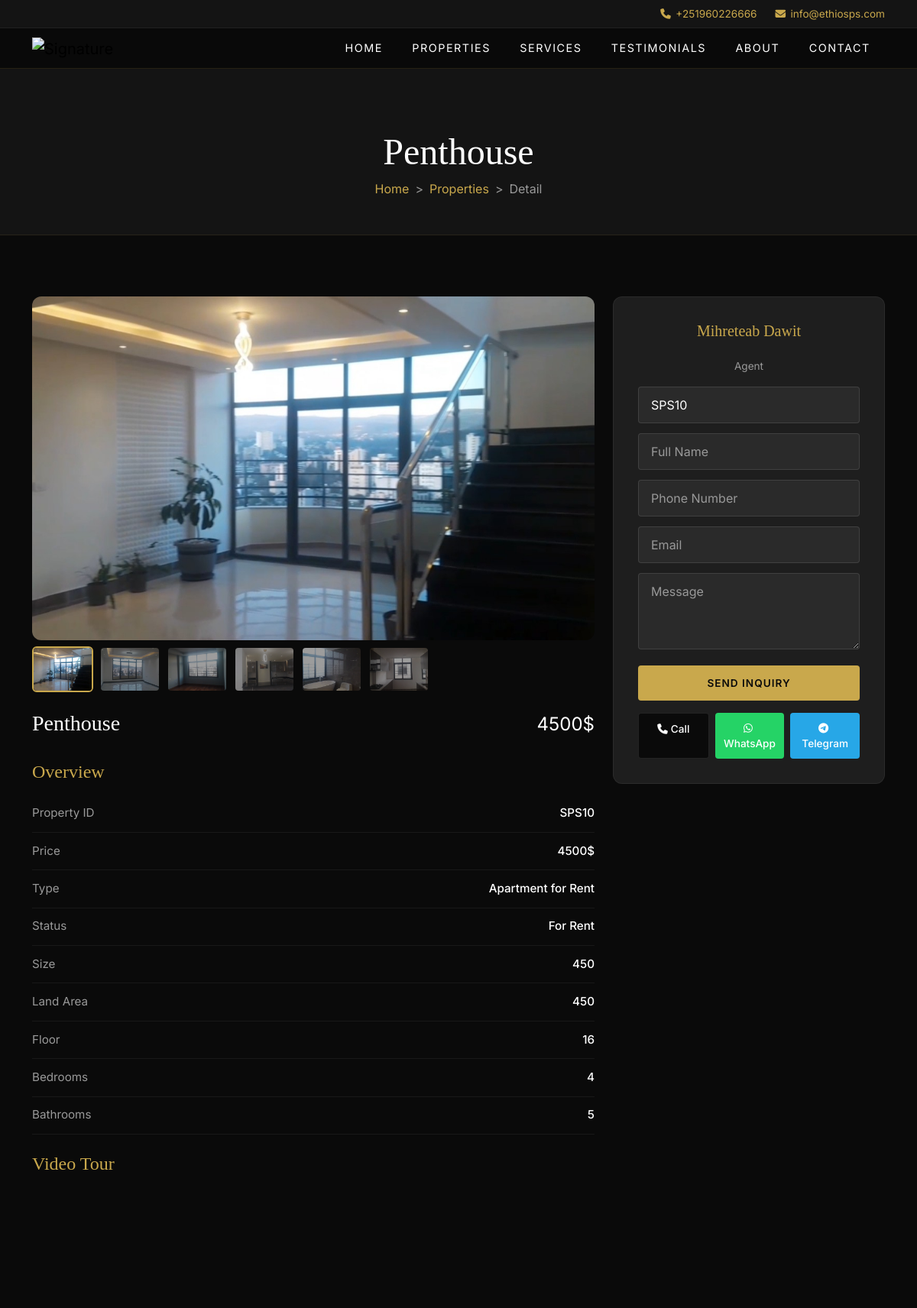
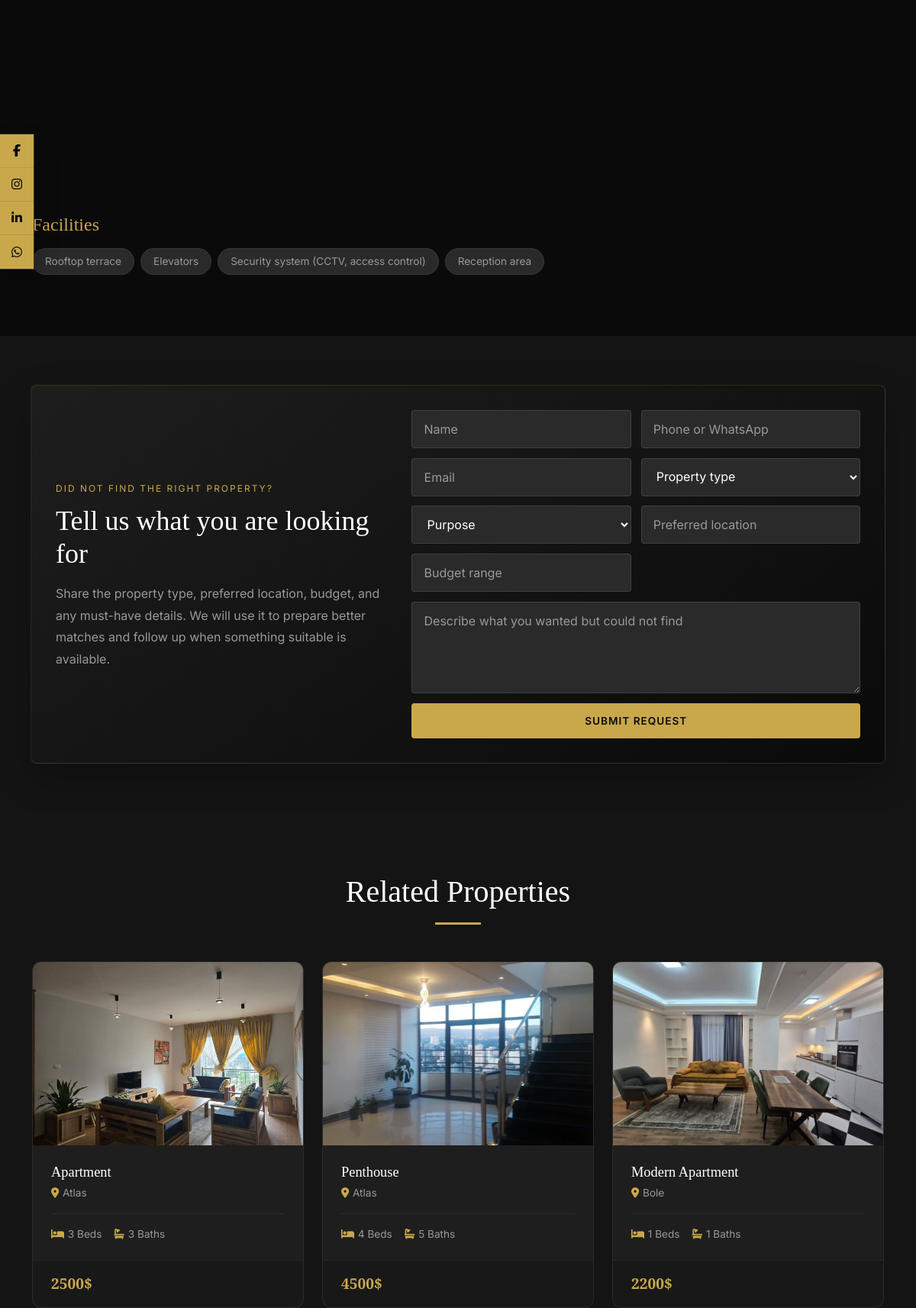
/properties/penthouse (upper part), run on the app's committed database (2 pictures, top to bottom).
### signatureapp/models.py (models this page shows, shortened)
class contact(models.Model):
    google_map=models.CharField(max_length=600, blank=True)
    phone_number=models.CharField(max_length=600, blank=True)
    office_phone=models.CharField(max_length=600, blank=True)
    email=models.CharField(max_length=600, blank=True)
    website=models.CharField(max_length=600, blank=True)
    address=models.CharField(max_length=600, blank=True)
    facebook=models.CharField(max_length=600, blank=True)
    instagram=models.CharField(max_length=600, blank=True)
    linkden=models.CharField(max_length=600, blank=True)
    class Meta:
        verbose_name =("contact")
        verbose_name_plural =("Contact Us")

class propertys(models.Model):
    STATUS= [
        ('For Sale','For Sale'),
        ('For Rent','For Rent'),
    ]
    property_id = models.CharField(max_length=20, unique=True, blank=True, null=True)
    property_title= models.CharField(max_length=600, blank=True)
    slug= models.SlugField(unique=True, null=False)
    price = models.CharField(max_length=100,blank=True)
    price_amount   = models.IntegerField(null=True, blank=True, help_text="Numeric price value, parsed from price text")
    price_currency = models.CharField(max_length=8, blank=True, default='', help_text="ETB, USD, or empty")
    property_types = models.ForeignKey(catagory, on_delete=models.PROTECT)
    agent = models.ForeignKey(egent, on_delete=models.PROTECT,blank=True,null=True )
    facilitie = models.ManyToManyField(facilities )
    property_location= models.CharField(max_length=100,blank=True)
    property_size =models.IntegerField()
    property_area =models.IntegerField()
    property_status = models.CharField(max_length=100, choices=STATUS,default='draft')
    property_floor =models.IntegerField()
    bedrooms= models.CharField(max_length=100,blank=True)
    bathrooms= models.CharField(max_length=100,blank=True)
    furnished= models.CharField(max_length=100,blank=True)
    property_short_discription= models.TextField(blank=True)
    main_image = models.ImageField(upload_to ='products', blank=True)
    slide_1 = models.ImageField(upload_to ='products', blank=True)
    slide_2 = models.ImageField(upload_to ='products', blank=True)
    slide_3 = models.ImageField(upload_to ='products', blank=True)
    slide_4 = models.ImageField(upload_to ='products', blank=True)
    slide_5 = models.ImageField(upload_to ='products', blank=True)
    slide_6 = models.ImageField(upload_to ='products', blank=True)
    video_link=models.URLField(max_length=600, blank=True)
    last_update = models.DateTimeField(auto_now=True)
    class Meta:
        verbose_name =("propertys")
        verbose_name_plural =("Propertys")
    def _property_type_name(self):
        if not self.property_types_id:
            return ""
        return (self.property_types.catagorys or "").lower()
    @staticmethod
    def _has_display_value(value):
        if value is None:
            return False
        text = str(value).strip()
        return bool(text) and text.lower() not in {"0", "no", "none", "n/a", "na"}
    def is_land_listing(self):
        return "land" in self._property_type_name()
    def is_residential_listing(self):
        property_type = self._property_type_name()
        return any(
            keyword in property_type
            for keyword in ("apartment", "house", "villa", "penthouse", "condo")
        )
    def card_specs(self):
        if self.is_land_listing():
            specs = [
                ("fas fa-ruler-combined", "Land Area", self.property_area),
                ("fas fa-expand-arrows-alt", "Size", self.property_size),
            ]
        elif self.is_residential_listing():
            specs = [
                ("fas fa-bed", "Beds", self.bedrooms),
                ("fas fa-bath", "Baths", self.bathrooms),
            ]
        else:
            specs = [
                ("fas fa-expand-arrows-alt", "Size", self.property_size),
                ("fas fa-building", "Floor", self.property_floor),
            ]
        return [
            {"icon": icon, "label": label, "value": value}
            for icon, label, value in specs
            if self._has_display_value(value)
        ]
    def overview_specs(self):
        specs = [
            ("Property ID", self.property_id),
            ("Price", self.price),
            ("Type", self.property_types),
            ("Status", self.property_status),
        ]
        if self.is_land_listing():
            specs.extend([
                ("Land Area", self.property_area),
                ("Size", self.property_size),
            ])
        elif self.is_residential_listing():
            specs.extend([
                ("Size", self.property_size),
                ("Land Area", self.property_area),
                ("Floor", self.property_floor),
                ("Bedrooms", self.bedrooms),
                ("Bathrooms", self.bathrooms),
                ("Furnished", self.furnished),
            ])
        return [
            {"label": label, "value": value}
            for label, value in specs
            if self._has_display_value(value)
        ]

class catagory(models.Model):
    catagorys= models.CharField(max_length=600, blank=True)
    slug= models.SlugField(unique=True, null=False, blank=True)
    icon= models.ImageField(upload_to ='catagory')
    class Meta:
        verbose_name = 'Catagory'
        verbose_name_plural = 'Category'
    def __str__(self):
        return self.catagorys

class facilities(models.Model):
    facilities_name= models.CharField(max_length=600, blank=True)
    slug= models.SlugField(unique=True, null=False, blank=True)
    class Meta:
        verbose_name = 'facilities'
        verbose_name_plural = 'Facilities List'

class egent(models.Model):
    name=models.CharField(max_length=600, blank=True)
    image= models.ImageField(upload_to ='home info', blank=True )
    phone_number=models.CharField(max_length=600, blank=True)
    office_phone=models.CharField(max_length=600, blank=True)
    email=models.CharField(max_length=600, blank=True)
    facebook=models.CharField(max_length=600, blank=True)
    instagram=models.CharField(max_length=600, blank=True)
    linkden=models.CharField(max_length=600, blank=True)
    class Meta:
        verbose_name =("egent")
        verbose_name_plural =("Agent")
        ordering = ["-id"]

### signatureapp/views.py (the view)
# urls.py: path('properties/<slug:slug>', views.properties_detail, name='properties-detail'),
def properties_detail(request, slug):
    pro = propertys.objects.select_related("property_types").get(slug=slug)
    propertyss = propertys.objects.select_related("property_types").all().order_by("-id")[:3]
    contacts = contact.objects.all()
    contactss = contacts.last()
    description = pro.property_short_discription or f"{pro.property_title} in {pro.property_location}. View price, location, and property details from Signature Property Solutions."
    image_url = absolute_url(pro.main_image.url) if pro.main_image else ""
    context = {
        "pro": pro,
        "propertyss": propertyss,
        "contactss": contactss,
        "categories": catagory.objects.all(),
        "seo": build_seo(request, pro.property_title, description, image_url),
        "schema_json": property_schema(pro),
    }
    return render(request, "apartment-single.html", context)

### template/apartment-single.html (shortened to what this page needs)
{% extends 'layouts/master.html' %}
{% block content %}
{% load static %}
<div class="lux-page-header">
  <div class="container">
    <h1>{{ pro.property_title }}</h1>
    <nav aria-label="breadcrumb">
      <ol class="breadcrumb">
        <li class="breadcrumb-item"><a href="{% url 'index' %}">Home</a></li>
        <li class="breadcrumb-item"><a href="{% url 'properties' %}">Properties</a></li>
        <li class="breadcrumb-item active">Detail</li>
      </ol>
    </nav>
  </div>
</div>
<section class="lux-section lux-section-dark">
  <div class="container">
    <div class="row g-4">
      <div class="col-lg-8">
        <div class="lux-gallery mb-4">
          <img id="mainImg" src="{{ pro.main_image.url }}" alt="{{ pro.property_title }}">
          <div class="lux-gallery-thumbs">
            <img src="{{ pro.main_image.url }}" alt="thumb" class="active" onclick="document.getElementById('mainImg').src=this.src; document.querySelectorAll('.lux-gallery-thumbs img').forEach(i=>i.classList.remove('active')); this.classList.add('active');">
            {% if pro.slide_1 %}<img src="{{ pro.slide_1.url }}" alt="thumb" onclick="document.getElementById('mainImg').src=this.src; document.querySelectorAll('.lux-gallery-thumbs img').forEach(i=>i.classList.remove('active')); this.classList.add('active');">{% endif %}
            {% if pro.slide_2 %}<img src="{{ pro.slide_2.url }}" alt="thumb" onclick="document.getElementById('mainImg').src=this.src; document.querySelectorAll('.lux-gallery-thumbs img').forEach(i=>i.classList.remove('active')); this.classList.add('active');">{% endif %}
            {% if pro.slide_3 %}<img src="{{ pro.slide_3.url }}" alt="thumb" onclick="document.getElementById('mainImg').src=this.src; document.querySelectorAll('.lux-gallery-thumbs img').forEach(i=>i.classList.remove('active')); this.classList.add('active');">{% endif %}
            {% if pro.slide_4 %}<img src="{{ pro.slide_4.url }}" alt="thumb" onclick="document.getElementById('mainImg').src=this.src; document.querySelectorAll('.lux-gallery-thumbs img').forEach(i=>i.classList.remove('active')); this.classList.add('active');">{% endif %}
            {% if pro.slide_5 %}<img src="{{ pro.slide_5.url }}" alt="thumb" onclick="document.getElementById('mainImg').src=this.src; document.querySelectorAll('.lux-gallery-thumbs img').forEach(i=>i.classList.remove('active')); this.classList.add('active');">{% endif %}
          </div>
        </div>
        <div class="d-flex justify-content-between align-items-start mb-3">
          <h3>{{ pro.property_title }}</h3>
          <span class="prop-price" style="font-size:1.5rem">{{ pro.price }}</span>
        </div>
        <h4 class="mt-4 mb-3" style="color:var(--gold)">Overview</h4>
        <table class="lux-overview-table">
          {% for spec in pro.overview_specs %}
          <tr><td>{{ spec.label }}</td><td>{{ spec.value }}</td></tr>
          {% endfor %}
        </table>
        {% if pro.video_link %}
        <h4 class="mt-4 mb-3" style="color:var(--gold)">Video Tour</h4>
        <div class="ratio ratio-16x9 mb-4" style="border-radius:12px;overflow:hidden">
          <iframe src="{{ pro.video_link }}" allowfullscreen></iframe>
        </div>
        {% endif %}
        <h4 class="mt-4 mb-3" style="color:var(--gold)">Facilities</h4>
        <div class="lux-facilities">
          {% for f in pro.facilitie.all %}
          <span>{{ f.facilities_name }}</span>
          {% endfor %}
        </div>
      </div>
      <div class="col-lg-4">
        <div class="lux-sidebar">
          {% if pro.agent %}
          <div class="text-center mb-3">
            <h5>{{ pro.agent.name }}</h5>
            <p style="color:var(--gray);font-size:0.85rem">Agent</p>
          </div>
          {% endif %}
          <input type="text" class="form-control" placeholder="Property ID" value="{{ pro.property_id }}">
          <input type="text" class="form-control" placeholder="Full Name">
          <input type="tel" class="form-control" placeholder="Phone Number">
          <input type="email" class="form-control" placeholder="Email">
          <textarea class="form-control" placeholder="Message"></textarea>
          <button class="btn-gold w-100 mt-2">Send Inquiry</button>
          <div class="lux-contact-btn">
            <a href="tel:+251-960-226-666" class="btn-call"><i class="fas fa-phone me-1"></i>Call</a>
            <a href="https://api.whatsapp.com/send?phone=0960226666" class="btn-whatsapp"><i class="fab fa-whatsapp me-1"></i>WhatsApp</a>
            <a href="https://web.telegram.org/k/" class="btn-telegram"><i class="fab fa-telegram me-1"></i>Telegram</a>
          </div>
        </div>
      </div>
    </div>
  </div>
</section>
{% include 'layouts/property_request_box.html' %}
<section class="lux-section lux-section-darker">
  <div class="container">
    <div class="lux-section-title">
      <h2>Related Properties</h2>
      <div class="gold-line"></div>
    </div>
    <div class="row g-4">
      {% for propertys in propertyss %}
      <div class="col-md-6 col-lg-4">
        <div class="lux-prop-card">
          <div class="card-img">
            <a href="{% url 'properties-detail' propertys.slug %}">
              <img src="{{ propertys.main_image.url }}" alt="{{ propertys.property_title }}">
            </a>
          </div>
          <div class="card-body">
            <h5><a href="{% url 'properties-detail' propertys.slug %}">{{ propertys.property_title }}</a></h5>
            <div class="prop-location"><i class="fas fa-map-marker-alt"></i>{{ propertys.property_location }}</div>
            {% with specs=propertys.card_specs %}
            {% if specs %}
            <div class="prop-meta">
              {% for spec in specs %}
              <span><i class="{{ spec.icon }}"></i>{{ spec.value }} {{ spec.label }}</span>
              {% endfor %}
            </div>
            {% endif %}
            {% endwith %}
          </div>
          <div class="prop-footer">
            <span class="prop-price">{{ propertys.price }}</span>
          </div>
        </div>
      </div>
      {% endfor %}
    </div>
  </div>
</section>
{% endblock %}

### template/layouts/header.html (shortened to what this page needs)
{% load static %}
<div class="lux-contact-bar d-none d-md-block">
  <div class="container d-flex justify-content-end">
    <a href="tel:{{ contactss.phone_number }}"><i class="fas fa-phone"></i>{{ contactss.phone_number }}</a>
    <a href="mailto:{{ contactss.email }}"><i class="fas fa-envelope"></i>{{ contactss.email }}</a>
  </div>
</div>
<nav class="navbar navbar-expand-lg lux-navbar">
  <div class="container">
    <a class="navbar-brand" href="{% url 'index' %}">
      <img src="{% static 'assets/images/logo.png' %}" alt="Signature">
    </a>
    <div class="collapse navbar-collapse justify-content-end" id="mainNav">
      <ul class="navbar-nav">
        <li class="nav-item"><a class="nav-link" href="{% url 'index' %}">Home</a></li>
        <li class="nav-item"><a class="nav-link" href="{% url 'properties' %}">Properties</a></li>
        <li class="nav-item"><a class="nav-link" href="{% url 'services' %}">Services</a></li>
        <li class="nav-item"><a class="nav-link" href="{% url 'testimonials' %}">Testimonials</a></li>
        <li class="nav-item"><a class="nav-link" href="{% url 'aboutus' %}">About</a></li>
        <li class="nav-item"><a class="nav-link" href="{% url 'contact' %}">Contact</a></li>
      </ul>
    </div>
  </div>
</nav>

### data on the page
contact: phone_number "+251960226666", email "info@ethiosps.com"
propertys: property_title "Penthouse", main_image (picture), slide_1 (picture), slide_2 (picture), slide_3 (picture), slide_4 (picture), slide_5 (picture), price "4500$", value "SPS10" "4500$" "For Rent", agent.name "Mihreteab Dawit", property_id "SPS10", property_location "Atlas", value "4" "5", label "Beds" "Baths"
catagory: label "Type", value "Apartment for Rent"
facilities: facilities_name "Rooftop terrace"
facilities: facilities_name "Elevators"
facilities: facilities_name "Security system (CCTV, access control)"
facilities: facilities_name "Reception area"
propertys: main_image (picture), property_title "Apartment", property_location "Atlas", value "3" "3", label "Beds" "Baths", price "2500$"
propertys: main_image (picture), property_title "Modern Apartment", property_location "Bole", value "1" "1", label "Beds" "Baths", price "2200$"

### other printed values
{{ spec.label }} "Property ID" "Price" "Status" "Size" "Land Area" "Floor" "Bedrooms" "Bathrooms"
{{ spec.value }} "450" "450" "16" "4" "5"
